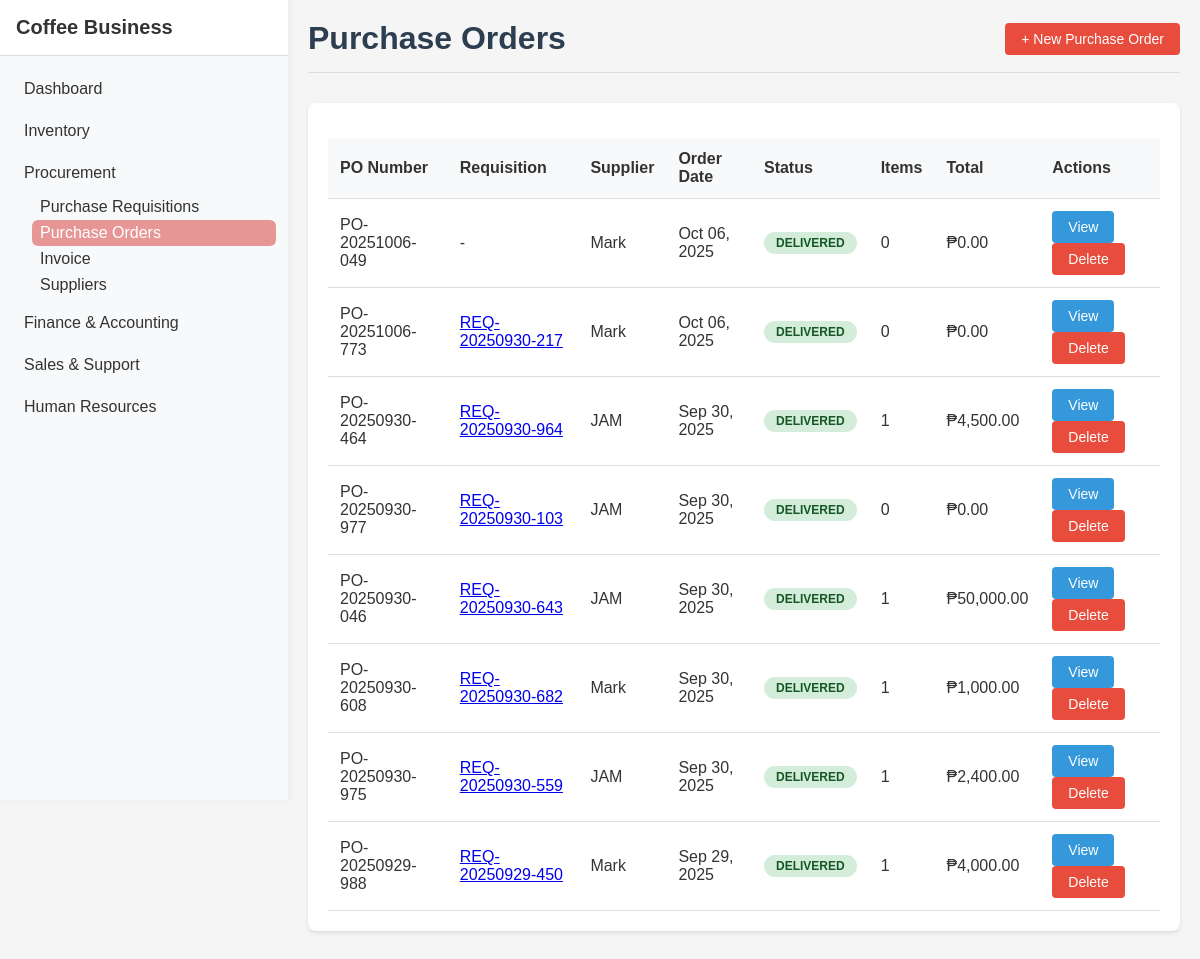
The page /Module3/purchase_orders.php on the database its author committed.
### tables this page shows
CREATE TABLE `purchase_orders` (
  `id` int(11) NOT NULL,
  `po_number` varchar(50) NOT NULL,
  `requisition_id` int(11) DEFAULT NULL,
  `supplier_id` int(11) NOT NULL,
  `order_date` datetime NOT NULL,
  `status` enum('draft','sent','confirmed','delivered','cancelled') NOT NULL DEFAULT 'draft',
  `total_amount` decimal(10,2) DEFAULT NULL,
  `notes` text DEFAULT NULL,
  `created_at` timestamp NOT NULL DEFAULT current_timestamp()
);

CREATE TABLE `suppliers` (
  `id` int(11) NOT NULL,
  `code` varchar(50) NOT NULL,
  `name` varchar(255) NOT NULL,
  `contact_info` text DEFAULT NULL,
  `address` text DEFAULT NULL,
  `performance_rating` decimal(3,2) DEFAULT NULL,
  `created_at` timestamp NOT NULL DEFAULT current_timestamp()
);

CREATE TABLE `purchase_requisitions` (
  `id` int(11) NOT NULL,
  `requisition_number` varchar(50) NOT NULL,
  `requested_by` varchar(100) NOT NULL,
  `request_date` datetime NOT NULL,
  `status` enum('pending','approved','rejected') NOT NULL DEFAULT 'pending',
  `description` text DEFAULT NULL,
  `approved_by` varchar(100) DEFAULT NULL,
  `approval_date` datetime DEFAULT NULL,
  `created_at` timestamp NOT NULL DEFAULT current_timestamp()
);

### Module3/purchase_orders.php (the view, shortened to what this page needs)
<?php
require '../db.php';
$purchase_orders = $pdo->query("
    SELECT po.*,
           s.name as supplier_name,
           pr.requisition_number,
           (SELECT COUNT(*) FROM purchase_order_items WHERE po_id = po.id) as item_count,
           (SELECT SUM(quantity * unit_price) FROM purchase_order_items WHERE po_id = po.id) as total_amount
    FROM purchase_orders po
    LEFT JOIN suppliers s ON po.supplier_id = s.id
    LEFT JOIN purchase_requisitions pr ON po.requisition_id = pr.id
    ORDER BY po.created_at DESC
")->fetchAll(PDO::FETCH_ASSOC);
?>
<!doctype html>
<html>
<head>
    <link rel="stylesheet" href="styles.css">
</head>
<body>
    <?php include '../shared/sidebar.php'; ?>
    <div class="container" style="margin-left: 18rem;">
        <div class="header">
            <h1>Purchase Orders</h1>
            <div>
                <button class="btn btn-primary" onclick="openAddModal()">+ New Purchase Order</button>
            </div>
        </div>
        <div class="card">
            <table class="table">
                <thead>
                    <tr>
                        <th>PO Number</th>
                        <th>Requisition</th>
                        <th>Supplier</th>
                        <th>Order Date</th>
                        <th>Status</th>
                        <th>Items</th>
                        <th>Total</th>
                        <th>Actions</th>
                    </tr>
                </thead>
                <tbody>
                    <?php foreach ($purchase_orders as $po): ?>
                        <tr>
                            <td><?php echo htmlspecialchars($po['po_number']); ?></td>
                            <td>
                                <?php if ($po['requisition_number']): ?>
                                    <a href="<?php echo BASE_URL; ?>Module3/purchase_requisitions.php?req=<?php echo urlencode($po['requisition_number']) ?>" target="_blank">
                                        <?php echo htmlspecialchars($po['requisition_number']); ?>
                                    </a>
                                <?php else: ?>
                                    -
                                <?php endif; ?>
                            </td>
                            <td><?php echo htmlspecialchars($po['supplier_name']); ?></td>
                            <td><?php echo date('M d, Y', strtotime($po['order_date'])); ?></td>
                            <td>
                                <span class="status-badge status-<?php echo strtolower($po['status']); ?>">
                                    <?php echo ucfirst(htmlspecialchars($po['status'])); ?>
                                </span>
                            </td>
                            <td><?php echo (int)$po['item_count']; ?></td>
                            <td>₱<?php echo number_format($po['total_amount'], 2); ?></td>
                            <td>
                                <button class="btn" onclick="viewPurchaseOrder(<?php echo $po['id']; ?>)">View</button>
                                <?php if (in_array($po['status'], ['draft', 'sent', 'confirmed', 'cancelled', 'delivered'])): ?>
                                    <button class="btn btn-danger" onclick="deletePurchaseOrder(<?php echo $po['id']; ?>)">Delete</button>
                                <?php endif; ?>
                            </td>
                        </tr>
                    <?php endforeach; ?>
                </tbody>
            </table>
        </div>
    </div>
</body>
</html>

### Module3/styles.css (style rules this page uses)
* { box-sizing: border-box; margin: 0; padding: 0; }
body { font-family: Arial, sans-serif; background-color: #f5f5f5; color: #333; }
.container { max-width: 1200px; margin: 0 auto; padding: 20px; }
.header { display: flex; justify-content: space-between; align-items: center; margin-bottom: 30px; padding-bottom: 15px; border-bottom: 1px solid #ddd; }
.header h1 { color: #2c3e50; }
.btn { display: inline-block; padding: 8px 16px; background-color: #3498db; color: white; text-decoration: none; border-radius: 4px; border: none; cursor: pointer; font-size: 14px; transition: background-color 0.3s; }
.btn-primary { background-color: #e74c3c; }
.btn-danger { background-color: #e74c3c; }
.card { background: white; border-radius: 8px; box-shadow: 0 2px 4px rgba(0,0,0,0.1); padding: 20px; margin-bottom: 20px; }
.table { width: 100%; border-collapse: collapse; margin-top: 15px; }
.table th, .table td { padding: 12px; text-align: left; border-bottom: 1px solid #ddd; }
.table th { background-color: #f8f9fa; font-weight: bold; }

### Module3/purchase_orders.php (style rules this page uses)
.btn-danger { background-color: #e74c3c; color: white; }
.status-badge { display: inline-block; padding: 4px 12px; border-radius: 20px; font-size: 12px; font-weight: bold; text-transform: uppercase; }
.status-delivered { background: #d4edda; color: #155724; }

### rows shown on the page
purchase_orders: po_number "PO-20251006-049", supplier.name "Mark", order_date "Oct 06, 2025", status "DELIVERED", item_count "0", total_amount "0.00"
purchase_orders: po_number "PO-20251006-773", requisition.requisition_number "REQ-20250930-217", supplier.name "Mark", order_date "Oct 06, 2025", status "DELIVERED", item_count "0", total_amount "0.00"
purchase_orders: po_number "PO-20250930-464", requisition.requisition_number "REQ-20250930-964", supplier.name "JAM", order_date "Sep 30, 2025", status "DELIVERED", item_count "1", total_amount "4,500.00"
purchase_orders: po_number "PO-20250930-977", requisition.requisition_number "REQ-20250930-103", supplier.name "JAM", order_date "Sep 30, 2025", status "DELIVERED", item_count "0", total_amount "0.00"
purchase_orders: po_number "PO-20250930-046", requisition.requisition_number "REQ-20250930-643", supplier.name "JAM", order_date "Sep 30, 2025", status "DELIVERED", item_count "1", total_amount "50,000.00"
purchase_orders: po_number "PO-20250930-608", requisition.requisition_number "REQ-20250930-682", supplier.name "Mark", order_date "Sep 30, 2025", status "DELIVERED", item_count "1", total_amount "1,000.00"
purchase_orders: po_number "PO-20250930-975", requisition.requisition_number "REQ-20250930-559", supplier.name "JAM", order_date "Sep 30, 2025", status "DELIVERED", item_count "1", total_amount "2,400.00"
purchase_orders: po_number "PO-20250929-988", requisition.requisition_number "REQ-20250929-450", supplier.name "Mark", order_date "Sep 29, 2025", status "DELIVERED", item_count "1", total_amount "4,000.00"
